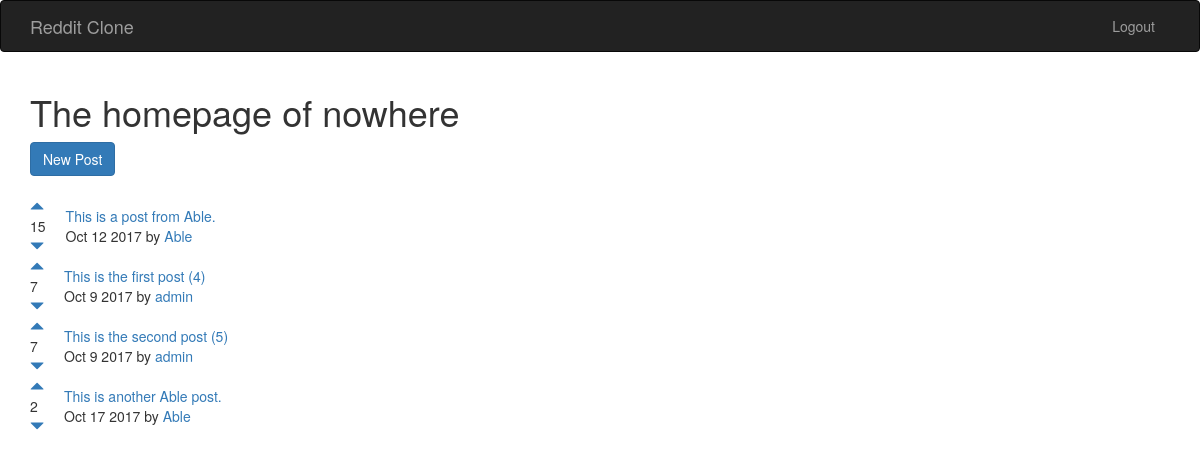
/ (signed in), run on the app's committed database.
### posts/models.py (models this page shows, shortened)
class Post(models.Model):
    title = models.CharField(max_length=200)
    publishedDate = models.DateTimeField()
    url = models.TextField()
    author = models.ForeignKey(User)
    votesTotal = models.IntegerField(default=1)
    def publishedDatePretty(self):
        return self.publishedDate.strftime("%b %e %Y")

### posts/views.py (the view)
# urls.py: 2. Add a URL to urlpatterns:  url(r'^$', views.home, name='home')
def home(request):
    posts = Post.objects.order_by('-votesTotal')
    return render(request, 'posts/home.html', {"posts": posts})

### posts/templates/posts/home.html (shortened to what this page needs)
{% extends 'base.html' %}
{% block content%}
<h1>The homepage of nowhere</h1>
<a class="btn btn-primary" href="{% url 'posts:create' %}">New Post</a>
<br/>
<br/>
{% for post in posts.all %}
<table>
    <tr>
        <td style="padding-right: 20px;">
            <a href="#" onClick="document.getElementById('upvote{{  post.id }}').submit()">
                <span class="glyphicon glyphicon-triangle-top" aria-hidden="true"></span>
            </a>
            <br/>{{ post.votesTotal }}</br>
            <a href="#" onClick="document.getElementById('downvote{{  post.id }}').submit()">
                <span class="glyphicon glyphicon-triangle-bottom" aria-hidden="true"></span>
            </a>
        </td>
        <td>
            <a href="{{ post.url }}">{{ post.title }}</a>
            <br/>
            {{ post.publishedDatePretty}} by <a href="{% url 'posts:user_posts' post.author.username %}">{{ post.author.username}}</a>
        </td>
    </tr>
</table>
{% endfor %}
{% endblock %}

### data on the page
Post: votesTotal "15", title "This is a post from Able.", publishedDatePretty "Oct 12 2017", author.username "Able"
Post: votesTotal "7", title "This is the first post (4)", publishedDatePretty "Oct 9 2017", author.username "admin"
Post: votesTotal "7", title "This is the second post (5)", publishedDatePretty "Oct 9 2017", author.username "admin"
Post: votesTotal "2", title "This is another Able post.", publishedDatePretty "Oct 17 2017", author.username "Able"
